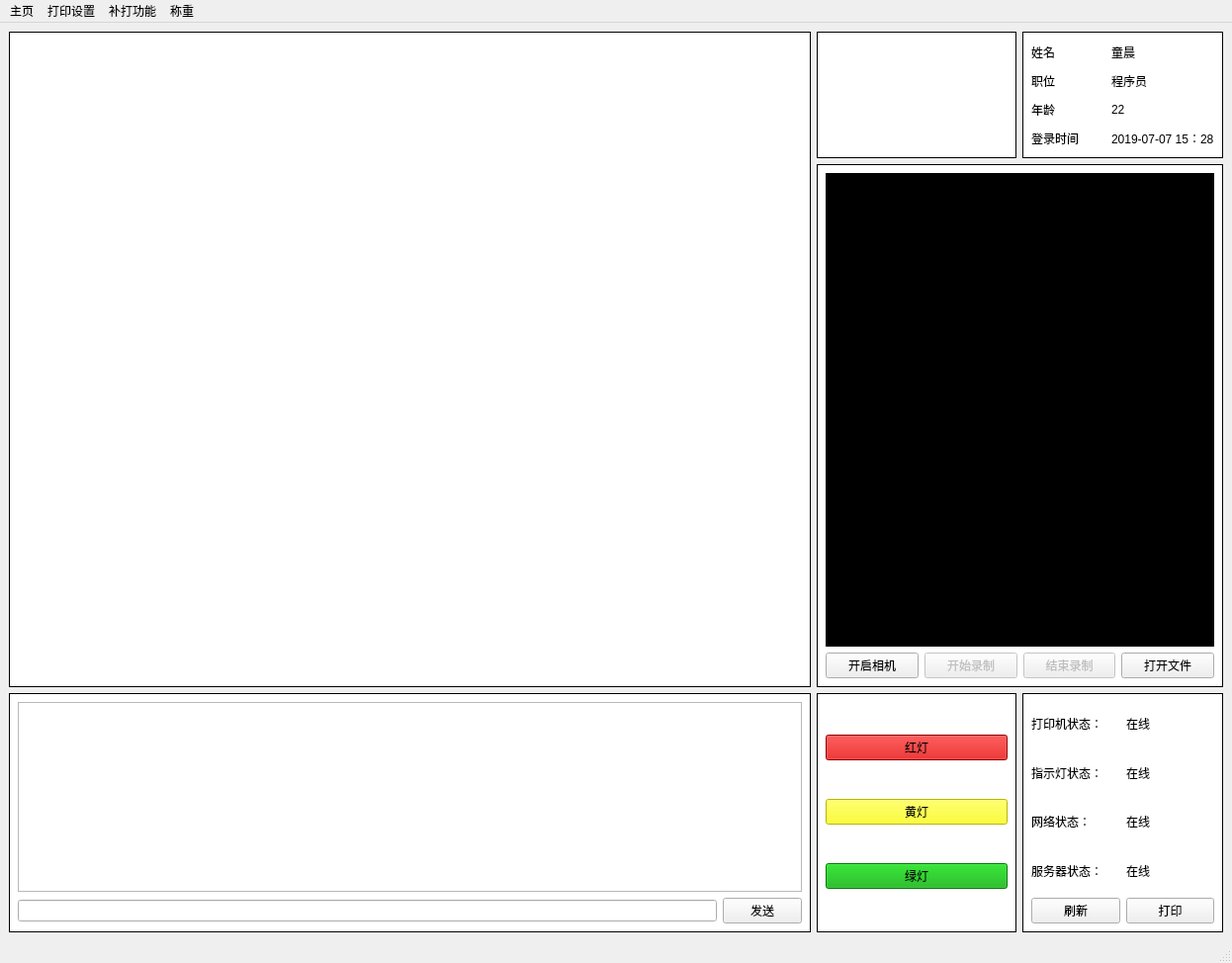
<?xml version="1.0" encoding="UTF-8"?>
<ui version="4.0">
 <class>MainWindow</class>
 <widget class="QMainWindow" name="MainWindow">
  <property name="geometry">
   <rect>
    <x>0</x>
    <y>0</y>
    <width>1246</width>
    <height>974</height>
   </rect>
  </property>
  <property name="windowTitle">
   <string>MainWindow</string>
  </property>
  <property name="styleSheet">
   <string notr="true">#photo{
background:#fff;
border:1px solid #000;
}
#info{
background:#fff;
border:1px solid #000;
}
#video{
background:#000;
border:1px solid #000;
}
#videoWindow{
background:#fff;
border:1px solid #000;
}
#browserWindow{
background:#fff;
border:1px solid #000;
}
#printer{
background:#fff;
border:1px solid #000;
}
#voice{
background:#fff;
border:1px solid #000;
}
#lights{
background:#fff;
border:1px solid #000;
}
#status{
background:#fff;
border:1px solid #000;
}
#redlight{
background:#cc0000;
}
#yellowlight{
background:#ffff00;
}
#greenlight{
background:#00AA00;
}
#stuffPhoto{
background:url(:/images/ivan1.jpg) no-repeat center center;
}
</string>
  </property>
  <widget class="QWidget" name="centralwidget">
   <layout class="QGridLayout" name="gridLayout">
    <item row="0" column="6">
     <widget class="QWidget" name="info" native="true">
      <layout class="QGridLayout" name="gridLayout_5">
       <item row="2" column="1">
        <widget class="QLabel" name="age">
         <property name="text">
          <string>22</string>
         </property>
        </widget>
       </item>
       <item row="1" column="1">
        <widget class="QLabel" name="job">
         <property name="text">
          <string>程序员</string>
         </property>
        </widget>
       </item>
       <item row="1" column="0">
        <widget class="QLabel" name="jobLabel">
         <property name="text">
          <string>职位</string>
         </property>
        </widget>
       </item>
       <item row="2" column="0">
        <widget class="QLabel" name="ageLabel">
         <property name="text">
          <string>年龄</string>
         </property>
        </widget>
       </item>
       <item row="0" column="1">
        <widget class="QLabel" name="name">
         <property name="text">
          <string>童晨</string>
         </property>
        </widget>
       </item>
       <item row="0" column="0">
        <widget class="QLabel" name="nameLabel">
         <property name="text">
          <string>姓名</string>
         </property>
        </widget>
       </item>
       <item row="3" column="0">
        <widget class="QLabel" name="timeLabel">
         <property name="text">
          <string>登录时间</string>
         </property>
        </widget>
       </item>
       <item row="3" column="1">
        <widget class="QLabel" name="loginTime">
         <property name="text">
          <string>2019-07-07 15：28</string>
         </property>
        </widget>
       </item>
      </layout>
     </widget>
    </item>
    <item row="0" column="5">
     <widget class="QWidget" name="photo" native="true">
      <layout class="QGridLayout" name="gridLayout_6">
       <item row="0" column="0">
        <widget class="QLabel" name="stuffPhoto">
         <property name="text">
          <string/>
         </property>
         <property name="scaledContents">
          <bool>true</bool>
         </property>
        </widget>
       </item>
      </layout>
     </widget>
    </item>
    <item row="5" column="6">
     <widget class="QWidget" name="status" native="true">
      <property name="sizePolicy">
       <sizepolicy hsizetype="Preferred" vsizetype="Preferred">
        <horstretch>0</horstretch>
        <verstretch>0</verstretch>
       </sizepolicy>
      </property>
      <property name="styleSheet">
       <string notr="true"/>
      </property>
      <layout class="QGridLayout" name="gridLayout_2">
       <item row="0" column="0">
        <widget class="QLabel" name="printerLabel">
         <property name="text">
          <string>打印机状态：</string>
         </property>
        </widget>
       </item>
       <item row="0" column="1">
        <widget class="QLabel" name="printerStatus">
         <property name="text">
          <string>在线</string>
         </property>
        </widget>
       </item>
       <item row="1" column="0">
        <widget class="QLabel" name="lightsLabel">
         <property name="text">
          <string>指示灯状态：</string>
         </property>
        </widget>
       </item>
       <item row="1" column="1">
        <widget class="QLabel" name="lightStatus">
         <property name="text">
          <string>在线</string>
         </property>
        </widget>
       </item>
       <item row="2" column="0">
        <widget class="QLabel" name="internetLabel">
         <property name="text">
          <string>网络状态：</string>
         </property>
        </widget>
       </item>
       <item row="2" column="1">
        <widget class="QLabel" name="internetStatus">
         <property name="text">
          <string>在线</string>
         </property>
        </widget>
       </item>
       <item row="3" column="0">
        <widget class="QLabel" name="serverLabel">
         <property name="text">
          <string>服务器状态：</string>
         </property>
        </widget>
       </item>
       <item row="3" column="1">
        <widget class="QLabel" name="serverStatus">
         <property name="text">
          <string>在线</string>
         </property>
        </widget>
       </item>
       <item row="4" column="0">
        <widget class="QPushButton" name="fresh">
         <property name="text">
          <string>刷新</string>
         </property>
        </widget>
       </item>
       <item row="4" column="1">
        <widget class="QPushButton" name="print">
         <property name="text">
          <string>打印</string>
         </property>
        </widget>
       </item>
      </layout>
     </widget>
    </item>
    <item row="5" column="5">
     <widget class="QWidget" name="lights" native="true">
      <property name="sizePolicy">
       <sizepolicy hsizetype="Preferred" vsizetype="Preferred">
        <horstretch>0</horstretch>
        <verstretch>0</verstretch>
       </sizepolicy>
      </property>
      <layout class="QVBoxLayout" name="verticalLayout">
       <item>
        <widget class="QPushButton" name="redlight">
         <property name="text">
          <string>红灯</string>
         </property>
        </widget>
       </item>
       <item>
        <widget class="QPushButton" name="yellowlight">
         <property name="text">
          <string>黄灯</string>
         </property>
        </widget>
       </item>
       <item>
        <widget class="QPushButton" name="greenlight">
         <property name="text">
          <string>绿灯</string>
         </property>
        </widget>
       </item>
      </layout>
     </widget>
    </item>
    <item row="5" column="1" colspan="4">
     <widget class="QWidget" name="voice" native="true">
      <layout class="QGridLayout" name="gridLayout_4">
       <item row="1" column="1">
        <widget class="QPushButton" name="send">
         <property name="text">
          <string>发送</string>
         </property>
        </widget>
       </item>
       <item row="1" column="0">
        <widget class="QLineEdit" name="input"/>
       </item>
       <item row="0" column="0" colspan="2">
        <widget class="QTextBrowser" name="output">
         <property name="sizePolicy">
          <sizepolicy hsizetype="Expanding" vsizetype="Fixed">
           <horstretch>0</horstretch>
           <verstretch>0</verstretch>
          </sizepolicy>
         </property>
        </widget>
       </item>
      </layout>
     </widget>
    </item>
    <item row="1" column="5" rowspan="4" colspan="2">
     <widget class="QWidget" name="videoWindow" native="true">
      <layout class="QGridLayout" name="gridLayout_3">
       <item row="1" column="1">
        <widget class="QPushButton" name="start">
         <property name="enabled">
          <bool>false</bool>
         </property>
         <property name="text">
          <string>开始录制</string>
         </property>
        </widget>
       </item>
       <item row="1" column="2">
        <widget class="QPushButton" name="stop">
         <property name="enabled">
          <bool>false</bool>
         </property>
         <property name="text">
          <string>结束录制</string>
         </property>
        </widget>
       </item>
       <item row="1" column="0">
        <widget class="QPushButton" name="live">
         <property name="text">
          <string>开启相机</string>
         </property>
        </widget>
       </item>
       <item row="1" column="3">
        <widget class="QPushButton" name="open">
         <property name="text">
          <string>打开文件</string>
         </property>
        </widget>
       </item>
       <item row="0" column="0" colspan="4">
        <widget class="QLabel" name="video">
         <property name="text">
          <string/>
         </property>
        </widget>
       </item>
      </layout>
     </widget>
    </item>
    <item row="0" column="1" rowspan="5" colspan="4">
     <widget class="QWidget" name="browserWindow" native="true"/>
    </item>
   </layout>
  </widget>
  <widget class="QMenuBar" name="menubar">
   <property name="geometry">
    <rect>
     <x>0</x>
     <y>0</y>
     <width>1246</width>
     <height>26</height>
    </rect>
   </property>
   <widget class="QMenu" name="tsmiMainPage">
    <property name="title">
     <string>主页</string>
    </property>
    <addaction name="actionhoem"/>
    <addaction name="actionforward"/>
    <addaction name="actionbackward"/>
   </widget>
   <widget class="QMenu" name="tsmiPrinterSet">
    <property name="title">
     <string>打印设置</string>
    </property>
    <addaction name="tsmiPrinter"/>
    <addaction name="tsmiPageset"/>
   </widget>
   <widget class="QMenu" name="tsmiRePrint">
    <property name="title">
     <string>补打功能</string>
    </property>
    <addaction name="tsmiReceiptLabel"/>
    <addaction name="tsmiB2Clist"/>
    <addaction name="tsmiB2BRePrint"/>
   </widget>
   <widget class="QMenu" name="tsmi_menu">
    <property name="title">
     <string>称重</string>
    </property>
    <addaction name="tsmi_weightconfig"/>
   </widget>
   <addaction name="tsmiMainPage"/>
   <addaction name="tsmiPrinterSet"/>
   <addaction name="tsmiRePrint"/>
   <addaction name="tsmi_menu"/>
  </widget>
  <widget class="QStatusBar" name="statusbar"/>
  <action name="actionrecord">
   <property name="text">
    <string>record</string>
   </property>
  </action>
  <action name="actionopen">
   <property name="text">
    <string>open</string>
   </property>
  </action>
  <action name="actionlive">
   <property name="text">
    <string>live</string>
   </property>
  </action>
  <action name="tsmiPrinter">
   <property name="text">
    <string>打印机</string>
   </property>
  </action>
  <action name="tsmiPageset">
   <property name="text">
    <string>打印设置</string>
   </property>
  </action>
  <action name="tsmiReceiptLabel">
   <property name="text">
    <string>收货标签</string>
   </property>
  </action>
  <action name="tsmiB2Clist">
   <property name="text">
    <string>B2C清单</string>
   </property>
  </action>
  <action name="tsmiB2BRePrint">
   <property name="text">
    <string>B2B补打</string>
   </property>
  </action>
  <action name="tsmi_weightconfig">
   <property name="text">
    <string>配置</string>
   </property>
  </action>
  <action name="actionhoem">
   <property name="text">
    <string>首页</string>
   </property>
  </action>
  <action name="actionforward">
   <property name="text">
    <string>前进</string>
   </property>
  </action>
  <action name="actionbackward">
   <property name="text">
    <string>返回</string>
   </property>
  </action>
 </widget>
 <resources>
  <include location="resource_main.qrc"/>
 </resources>
 <connections/>
</ui>
